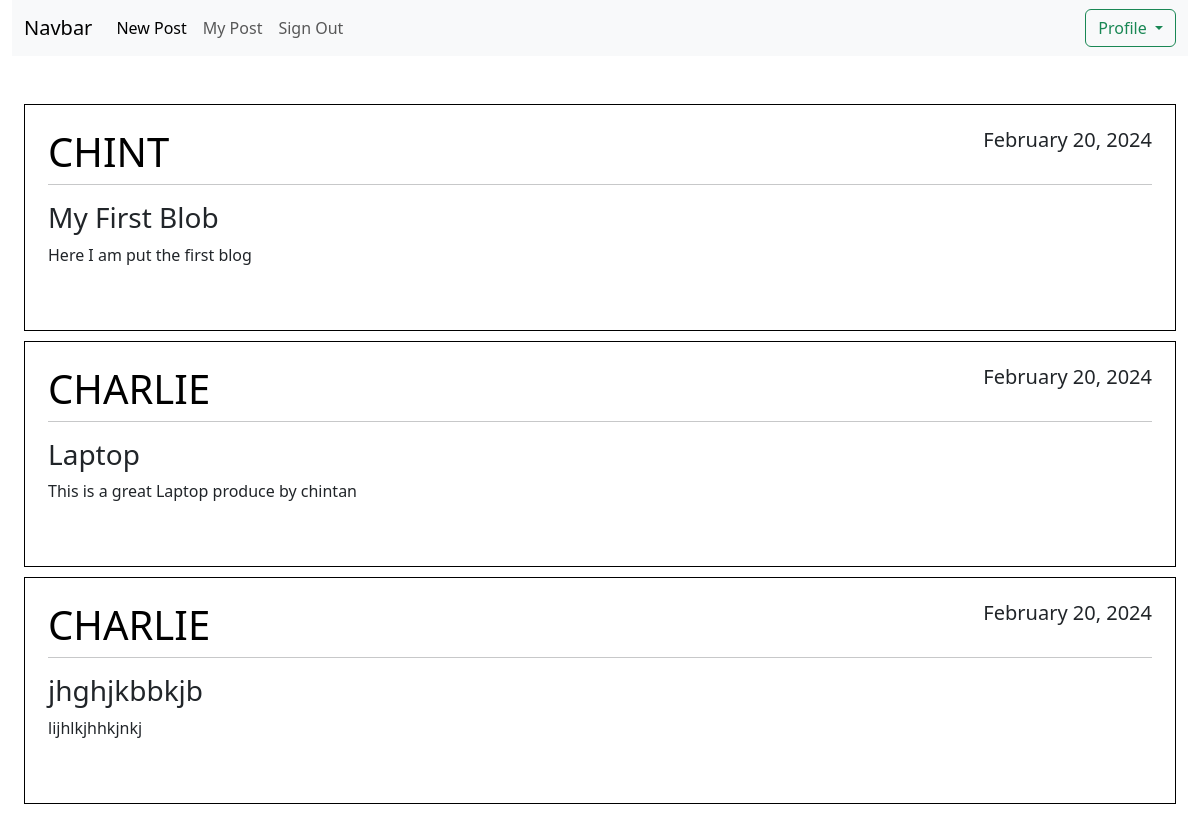
/home/, run on the app's committed database.
### blog/models.py (models this page shows, shortened)
class Posts(models.Model):
    title=models.CharField(max_length=100)
    content=models.TextField()
    date_posted=models.DateTimeField(default=timezone.now)
    author=models.ForeignKey(User,on_delete=models.CASCADE)

### blog/views.py (the view)
# urls.py: path('home/',views.home),
def home(request):
    context={'posts':Posts.objects.all()}
    return render(request,'Blogs/home.html',context)

### blog/templates/Blogs/home.html (shortened to what this page needs)
{% extends 'Blogs/base.html'%} {% block content%} {% load static %}
<div class="custom-container">
  <nav class="navbar navbar-expand-lg bg-body-tertiary">
    <div class="container-fluid">
      <a class="navbar-brand" href="/home">Navbar</a>
      <div class="collapse navbar-collapse" id="navbarSupportedContent">
        <ul class="navbar-nav me-auto mb-2 mb-lg-0">
          <li class="nav-item">
            <a class="nav-link active" aria-current="page" href="/new"
              >New Post</a
            >
          </li>
          <li class="nav-item">
            <a class="nav-link" href="/myPost">My Post</a>
          </li>
          <li class="nav-item">
            <a class="nav-link" href="/signout">Sign Out</a>
          </li>
        </ul>
        <form class="d-flex" role="search">
          <button class="btn btn-outline-success dropdown-toggle" type="submit">
            Profile
          </button>
        </form>
      </div>
    </div>
  </nav>
  <div class="container custom-container mt-5">
    {% for post in posts%}
    <article class="media content-section">
      <div
        class="media-body"
        style="border: 1px solid black; padding: 23px; margin-bottom: 10px"
      >
        <div class="article-metadata">
          <h1
            class="text-uppercase"
            style="text-align: left; float: left; color: #000000"
          >
            {{post.author}}
          </h1>
          <h5 style="text-align: right; float: right">
            {{post.date_posted |date:"F d, Y"}}
          </h5>
          <hr style="clear: both" />
        </div>
        <h3>{{post.title}}</h3>
        <p class="article-content">{{post.content}}</p>
        <br />
      </div>
    </article>
    {% endfor %}
  </div>
</div>
{% endblock %}

### blog/templates/Blogs/base.html (shortened to what this page needs)
{% load static%}
<!DOCTYPE html>
<html lang="en">
  <head>
    <link
      href="https://cdn.jsdelivr.net/npm/bootstrap@5.3.2/dist/css/bootstrap.min.css"
      rel="stylesheet"
    />
  </head>
  <body>
    <div class="container custom-container">
      {% block content%}{% endblock%}
    </div>
  </body>
</html>

### blog/templates/Blogs/base.html (style rules this page uses)
.custom-container { max-width: 1450px; }

### data on the page
Posts: author "CHINT", date_posted "February 20, 2024", title "My First Blob", content "Here I am put the first blog"
Posts: author "CHARLIE", date_posted "February 20, 2024", title "Laptop", content "This is a great Laptop produce by chintan"
Posts: author "CHARLIE", date_posted "February 20, 2024", title "jhghjkbbkjb", content "lijhlkjhhkjnkj"
